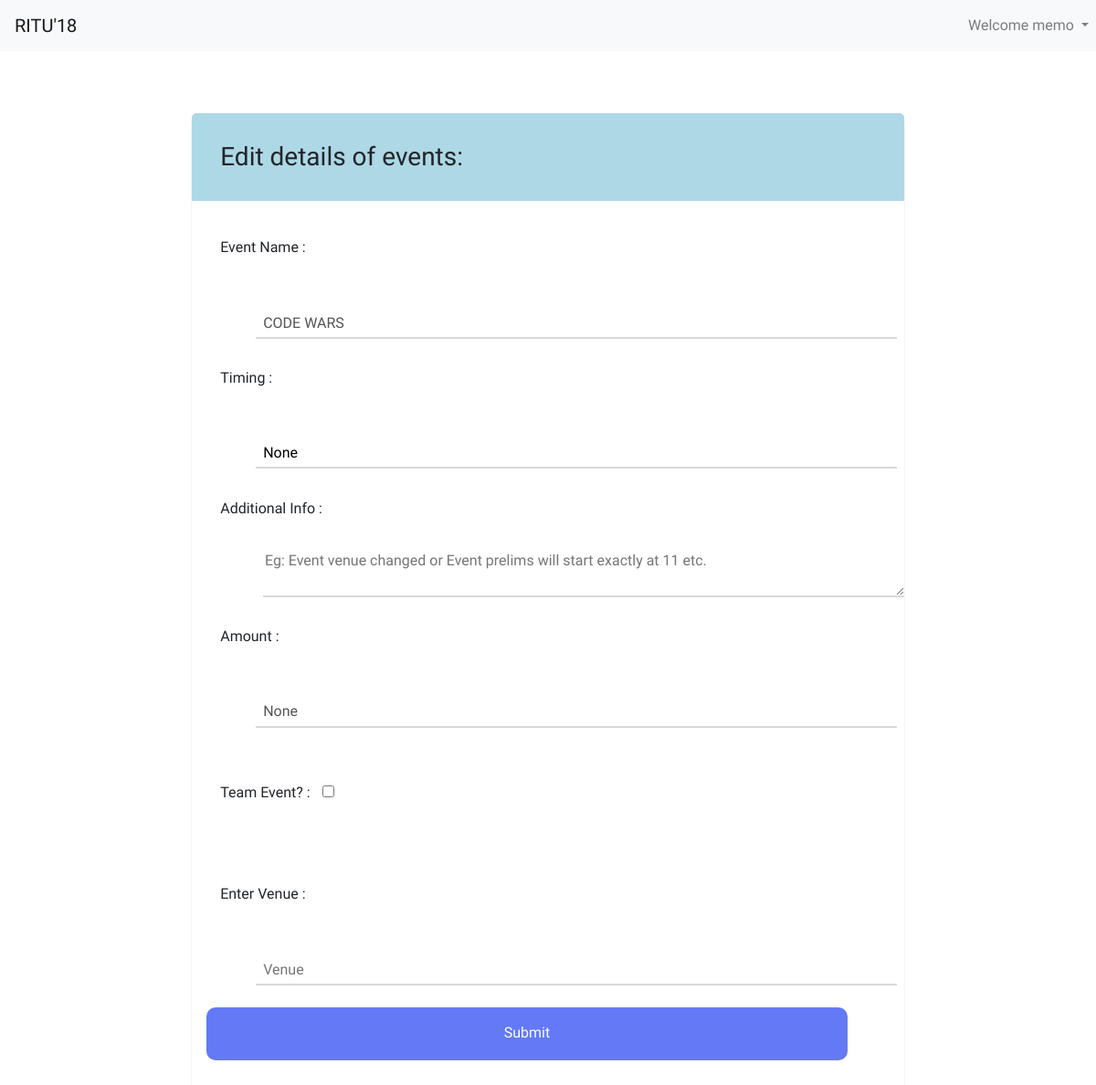
The page /update/event/CSE03 (signed in) on the database its author committed.
### EventManagement/models.py (models this page shows, shortened)
class Event(models.Model):
    name = models.CharField(max_length=255)
    code = models.CharField(max_length=10, unique=True)
    organizer = models.ForeignKey(Organizer, on_delete=models.CASCADE)
    timing = models.CharField(max_length=250,null=True)
    additional_data = models.TextField()
    amount = models.CharField(max_length=10, null=True)
    is_team_event = models.BooleanField(default=False)
    venue = models.CharField(max_length=500)

### EventManagement/views.py (the view, shortened to what this page needs)
# urls.py: path('update/event/<slug:event_code>', views.UpdateEvent.as_view(), name="update_event"),
class UpdateEvent(View):
    def get(self, request, event_code):
        if not belongs_to_group(request.user, EventVolunteer.GROUP_NAME):
            raise PermissionDenied()
        event_v = EventVolunteer.objects.get(user=request.user)
        event = get_object_or_404(Event, code=event_code)
        if event.organizer != event_v.organizer:
            raise PermissionDenied()
        form = EventForm(instance=event)
        return render(request, 'EventManagement/update_event.html', {'form': form,
                                                                     'user': request.user,
                                                                     'event':event,
                                                                     'slug':event_code})

### EventManagement/forms.py
class EventForm(forms.ModelForm):
    class Meta:
        model = Event
        exclude = ['code', 'organizer']

### EventManagement/utils.py (called while the page is built)
def belongs_to_group(user, group_name):
    return user.groups.filter(name=group_name).exists()

### EventManagement/templates/EventManagement/update_event.html (shortened to what this page needs)
{% extends 'EventManagement/base.html' %}
{% load static %}
{% block link %}
    <link rel="stylesheet" href="{% static 'update_event.css' %}">
{% endblock %}
{% block nav-icons %}
    <div class="collapse navbar-collapse" id="navbarSupportedContent">
        <ul class="navbar-nav mr-auto">
            <li class="nav-item dropdown">
                <a class="nav-link dropdown-toggle" href="#" id="navbarDropdown" role="button" data-toggle="dropdown" aria-haspopup="true" aria-expanded="false">
                   Welcome {{ user.username }}
                </a>
            </li>
        </ul>
    </div>
{% endblock %}
{% block body %}
    <div class="container">
    <form action="{%  url 'update_event' slug %}" method="post" class="form">
        <h3>Edit details of events:</h3>
        <span>Event Name : </span><input type="text" name="name" value="{{ form.instance.name }}" maxlength="255" required="" disabled id="id_name">
        <span>Timing : </span><input type="text" name="timing" value="{{ form.instance.timing }}" maxlength="250" required="" id="id_timing">
        <span>Additional Info : </span><textarea name="additional_data" cols="70" rows="2" id="id_additional_data" placeholder="Eg: Event venue changed or Event prelims will start exactly at 11 etc."></textarea>
        <span>Amount : </span><input type="text" name="amount" value="{{ form.instance.amount }}" maxlength="10" required=""  disabled id="id_amount">
        <span>Team Event? : <input type="checkbox" name="is_team_event" id="id_is_team_event"></span>
        <span>Enter Venue : </span><input type="text" name="venue" value="{{ form.instance.venue }}" maxlength="500" required="" id="id_venue" placeholder="Venue">
        <input type="submit">
    </form>
    </div>
{% endblock %}

### EventManagement/static/base.css (style rules this page uses)
body { font-family: 'Comfortaa', cursive !important; }
.dropdown { position: absolute; right:0; }
.container { padding: 5% 15%; margin-bottom: 5%; }
form input { background: none; padding: 0.2em 1em 0.2em 0.5em; width: 90%; border: none; border-bottom: 2px solid #8080804d; margin: 1.5em 1em }
form textarea { margin-left: 3%; background: no-repeat; border: none; border-bottom: 2px solid #8080804d; }
input[type=submit] { background-color: #6379f6; padding: 1em; border-radius: 10px; color: white; }

### EventManagement/static/update_event.css (style rules this page uses)
.container { padding: 5% 15%; }
.dropdown { position: relative!important; }
.navbar-nav { position: absolute; right: 0; }
a , a:hover { text-decoration: none; }
.form { display: flex; flex-direction: column; box-shadow: 0 0 1px #00000066; border-radius: 10px; }
.form h3 { padding: 4%; background-color: lightblue; border-top-left-radius: 5px; border-top-right-radius: 5px; }
.form span { padding: 4%; }
.form input[type=submit] , button ,input[type=button] { display: inline-block; border: none; border-bottom: 2px solid #8080804d; margin: 1.5em 1em; margin-bottom: 3em; cursor: pointer; }
.form input[type=checkbox] { width: 15px; margin: 2em 0.5em; }
.form input { margin: 1.5em 1em 0 9%; }
.form textarea { margin-left: 10%; }

### rows shown on the page
Event: name "CODE WARS", timing "None", amount "None"

### other values the page prints
{{ user.username }} "memo"
